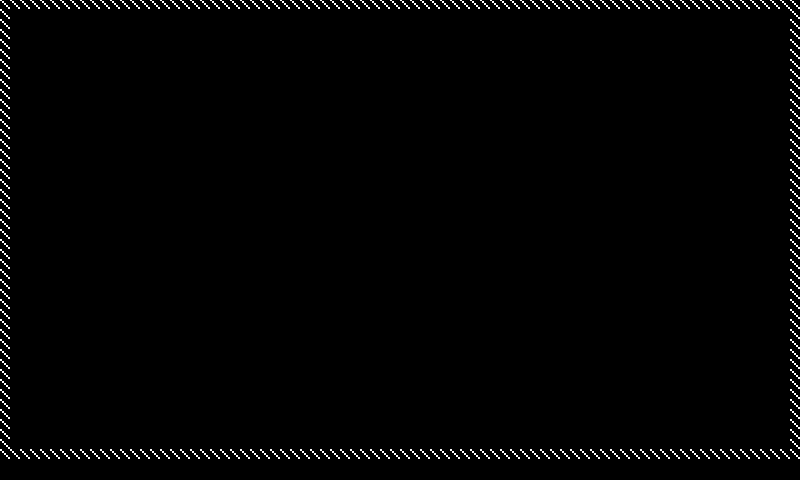

A level layout from a 2D game, rendered from its tile map. Below: a short description, then the map file with tile-grid data replaced by summaries:
An orthogonal 80x48 tile map with 10x10 px tiles, 1 tile layer (Tile Layer 1), 3 tilesets.

<map version="1.0" orientation="orthogonal" renderorder="right-down" width="80" height="48" tilewidth="10" tileheight="10" nextobjectid="11">
 <tileset firstgid="1" name="debug10x10" tilewidth="10" tileheight="10" tilecount="1" columns="1">
  <image source="../assets/graphics/debug/tile10x10.gif" width="10" height="10" />
 </tileset>
 <tileset firstgid="2" name="box" tilewidth="40" tileheight="40" tilecount="1" columns="1">
  <image source="../assets/graphics/debug/box.gif" width="40" height="40" />
 </tileset>
 <tileset firstgid="3" name="debug_door" tilewidth="50" tileheight="80" tilecount="6" columns="6">
  <image source="../assets/graphics/debug/door.gif" width="300" height="80" />
 </tileset>
 <layer name="Tile Layer 1" width="80" height="48" offsetx="0" offsety="-1">
  <data>[3840 cells, 248 non-empty, 1 distinct tile ids]</data>
 </layer>
</map>
